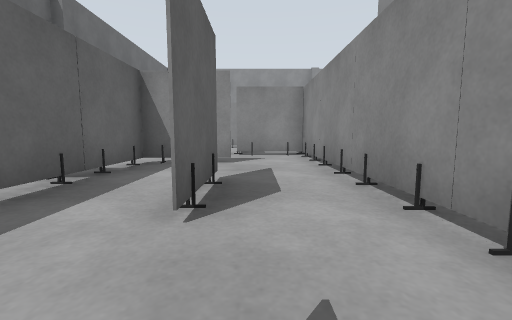
[1] (above)

24 first-person views from a walk through a Gazebo world. The camera is 0.37 m above the floor, tilts 6° down and sees 90° across. The floor is counted in squares, 0.5 m on a side. Each view is taken from the middle of a square. On the plan, view 1 faces up. The plan holds only what a view shows up to about 9 squares ahead; the rest is blank.

[2]
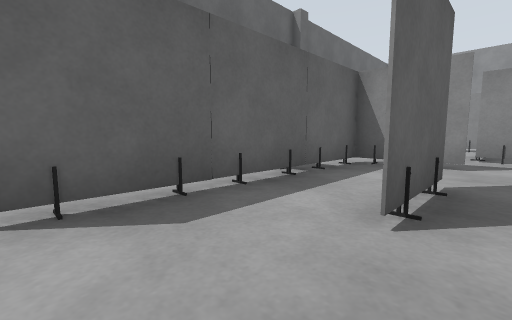

[3]
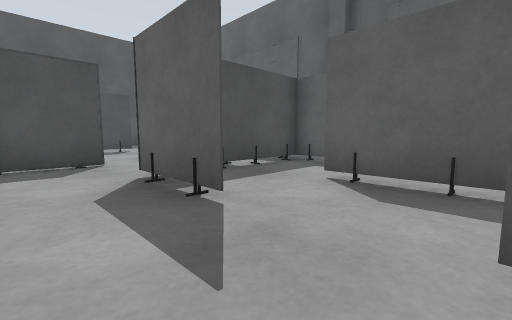

[4]
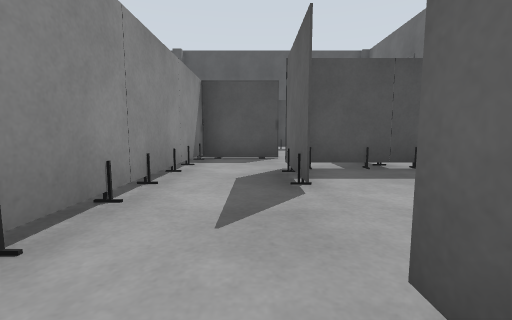

[5]
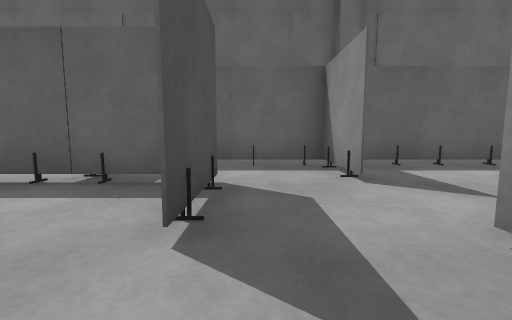

[6]
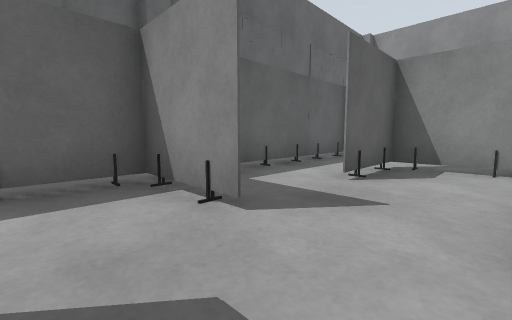

[7]
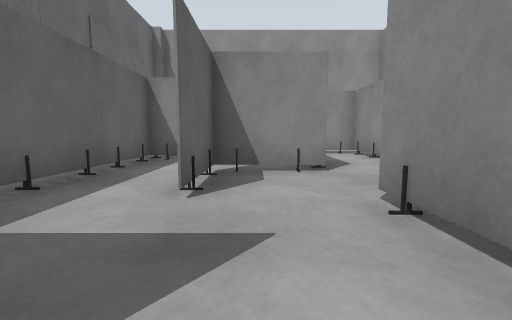

[8]
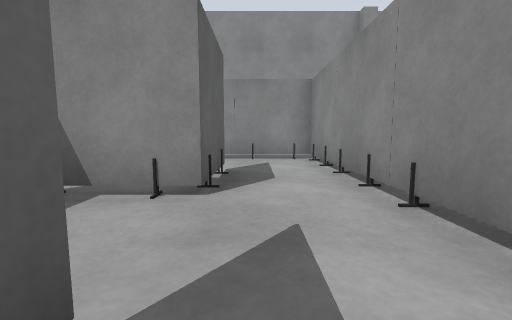

[9]
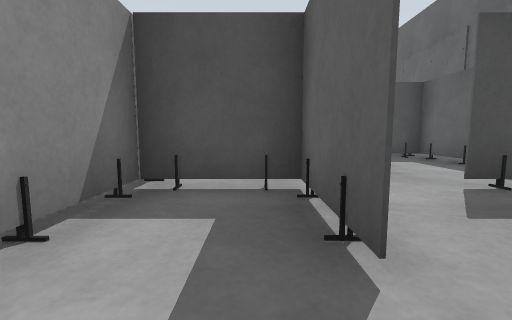

[10]
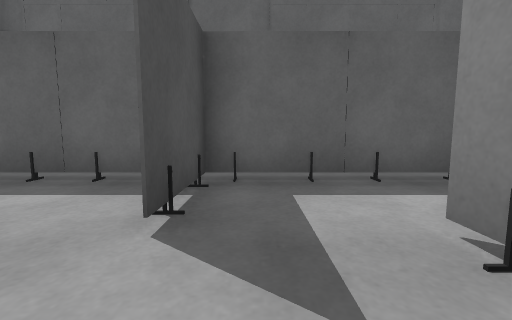

[11]
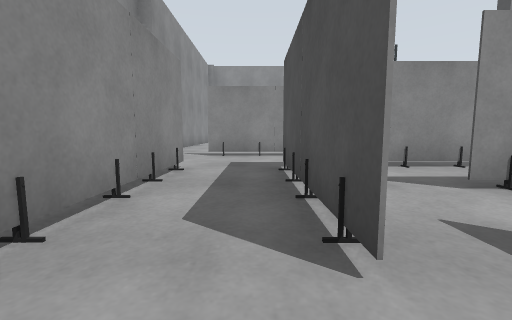

[12]
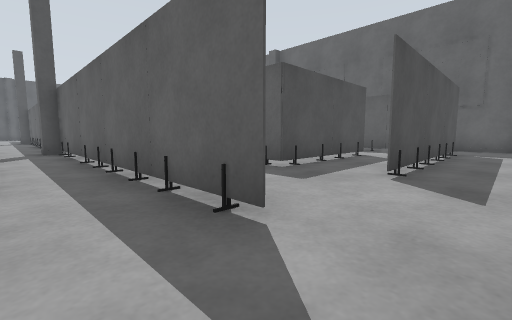

[13]
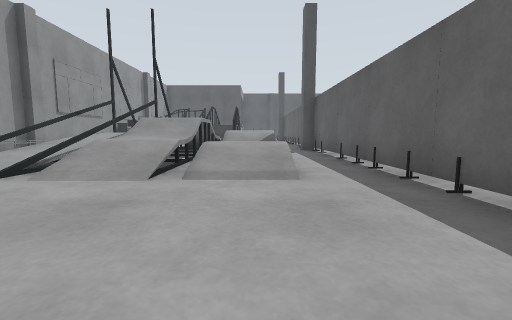

[14]
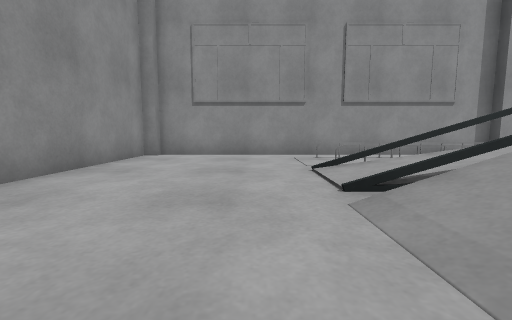

[15]
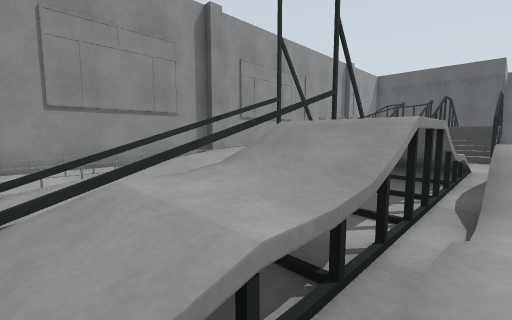

[16]
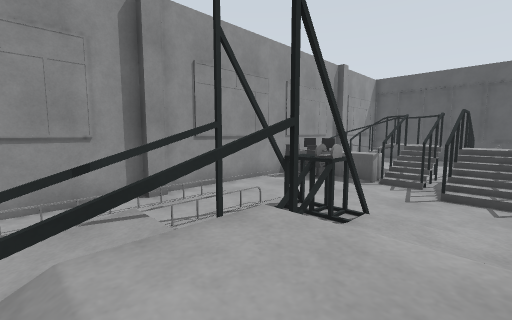

[17]
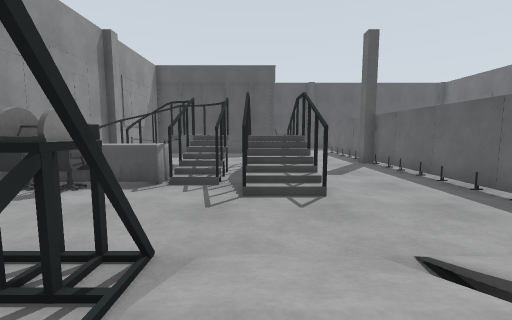

[18]
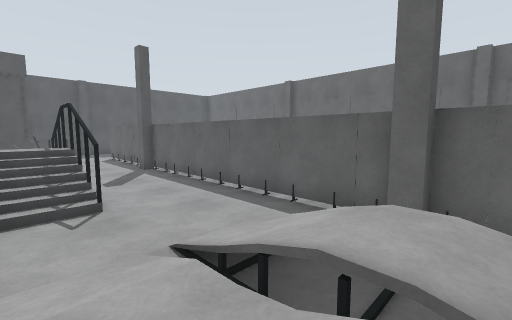

[19]
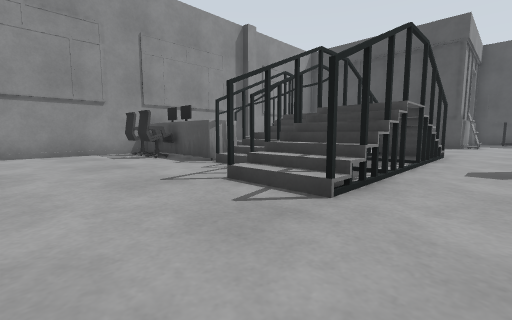

[20]
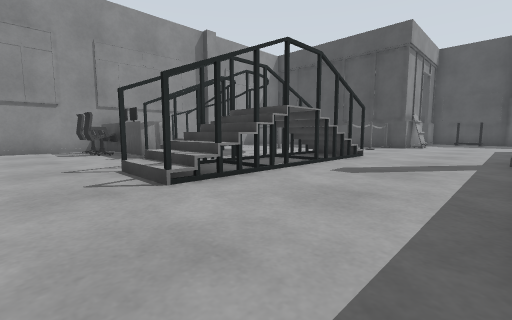

[21]
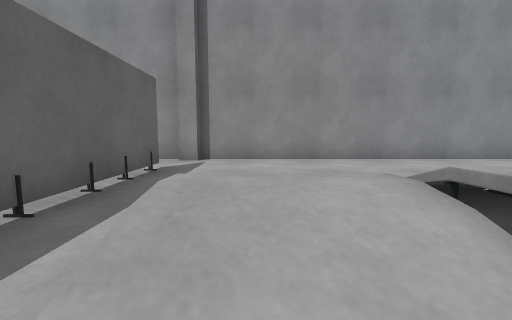

[22]
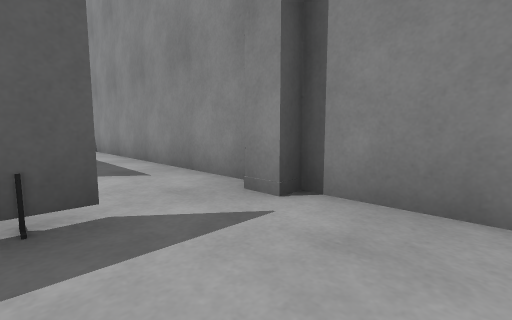

[23]
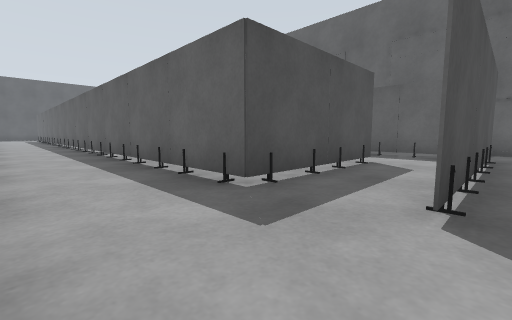

[24]
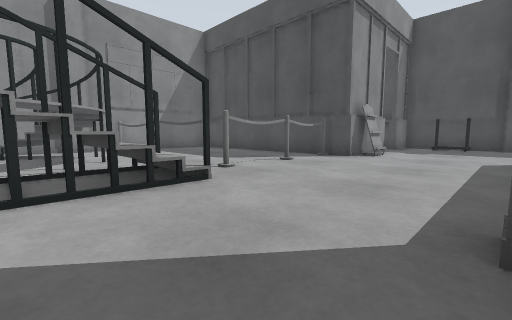

### Floor plan
Key: @ floor where view 1 was taken; # wall or solid block; . main floor; : floor 0.05 m higher than the main floor; + floor 0.25 m higher than the main floor; * floor 0.35 m higher than the main floor; % floor 0.45 m higher than the main floor; & floor 0.6 m higher than the main floor; / step, stairs or slope; = window, fence, low wall or low ledge; v drop or lower ground; T thing the floor can be seen under or through.
Columns run from 7 left of view 1 to 17 right of it. Each row starts with its distance up from view 1.
 22     #####################
 21  .......................#
 20 #.#######...............#
 19  .#........#............#
 18  .T........#............#
 17  .T..#####.#../////./...#
 16  .T......#.#..////=/#=.=#
 15  .TT#.#..#.#..++//v/==.=#
 14  .T...#..#.#..////v/==.=#
 13  .T.TTT..#.#..:///#/==.=#
 12  .T.T....#.#.. /&&#*#=.=#
 11  .T.T....#.#..////# #=.=#
 10  .T...T..#.#..%%//#=#=.##
  9  .TTT.TT##.#../////##=.=#
  8  .T......#.#..//=/###=.=#
  7  .T......# #....../##...#
  6  .T.###..# #............#
  5  .T.#....# #............#
  4  .TT#.#..# #....=#....###
  3    .#.#..# #....##==####
  2    .#.#..# #....##=##
  1    .#....# #....####
  0    .#..@.#  ....####  # #
 -1    ...#..#  ....##.####=#
 -2   #####..# #....=#..###
 -3      ....#  ......  .
 -4       ...#  .....####
 -5      ..###  .....#...
 -6      ..     .....#..
 -7             .....#.
 -8              ...##
 -9              ...#
-10             ....
-11             ...
-12             ..

Positions as (right, up) in squares from view 1, and headings:
1: (0, 0), facing up
2: (0, 0), facing up-left
3: (1, 2), facing down-left
4: (0, 3), facing down
5: (1, 7), facing left
6: (-1, 7), facing up-left
7: (-2, 8), facing up
8: (0, 10), facing up
9: (0, 12), facing down
10: (-1, 16), facing left
11: (-4, 18), facing right
12: (6, 21), facing down-left
13: (7, 21), facing down
14: (8, 18), facing right
15: (8, 16), facing down-right
16: (9, 13), facing down-right
17: (10, 10), facing down
18: (10, 11), facing down-left
19: (7, 7), facing down-right
20: (5, 6), facing down-right
21: (7, 13), facing up
22: (7, 19), facing up-left
23: (4, 20), facing down-left
24: (5, 0), facing down-right
